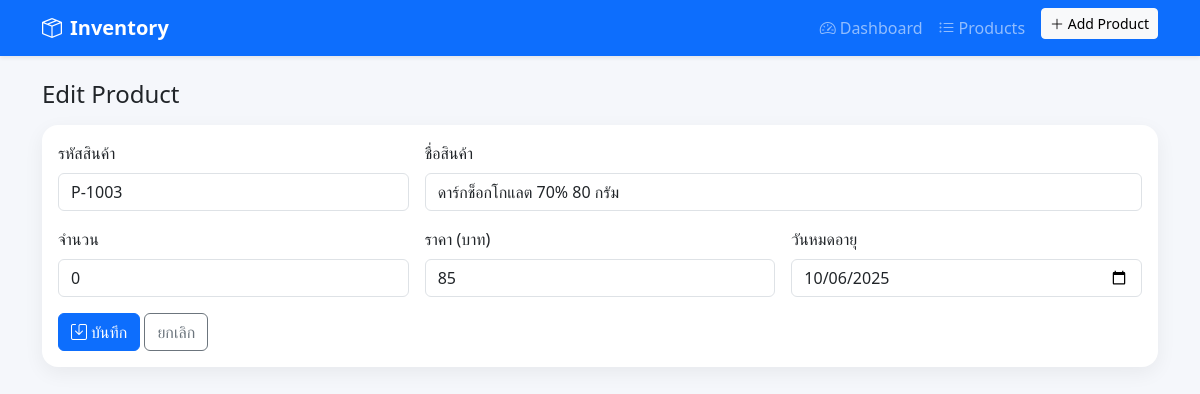
Screenshot of /edit_product.php?id=3 with the database file from the repository.
### tables this page shows
CREATE TABLE IF NOT EXISTS products (
  id INT AUTO_INCREMENT PRIMARY KEY,
  product_code VARCHAR(50) NOT NULL UNIQUE,
  name VARCHAR(255) NOT NULL,
  quantity INT NOT NULL DEFAULT 0,
  price DECIMAL(10,2) NOT NULL,
  expiry_date DATE
);

### src/product_functions.php (called while the page is built, shortened)
<?php
require_once __DIR__ . '/connect_db.php';
function getProductById($id) {
    return getProduct($id);
}
function getProduct($id) {
    global $pdo;
    $stmt = $pdo->prepare("SELECT * FROM products WHERE id = ?");
    $stmt->execute([$id]);
    return $stmt->fetch();
}

### public/edit_product.php (the view, shortened to what this page needs)
<?php
require_once __DIR__ . '/../src/product_functions.php';
$id = (int)($_GET['id'] ?? 0);
$product = getProductById($id);
include __DIR__ . '/../templates/header.php';
?>
<div class="container">
  <h1 class="h4 mb-3">Edit Product</h1>
  <div class="card">
    <div class="card-body">
      <form method="post" class="row g-3">
        <div class="col-md-4">
          <label class="form-label">รหัสสินค้า</label>
          <input name="product_code" class="form-control" value="<?= htmlspecialchars($product['product_code']) ?>" required>
        </div>
        <div class="col-md-8">
          <label class="form-label">ชื่อสินค้า</label>
          <input name="name" class="form-control" value="<?= htmlspecialchars($product['name']) ?>" required>
        </div>
        <div class="col-md-4">
          <label class="form-label">จำนวน</label>
          <input type="number" name="quantity" class="form-control" min="0" value="<?= (int)$product['quantity'] ?>" required>
        </div>
        <div class="col-md-4">
          <label class="form-label">ราคา (บาท)</label>
          <input type="number" step="0.01" name="price" class="form-control" min="0" value="<?= (float)$product['price'] ?>" required>
        </div>
        <div class="col-md-4">
          <label class="form-label">วันหมดอายุ</label>
          <input type="date" name="expiry_date" class="form-control" value="<?= $product['expiry_date'] ?>">
        </div>
        <div class="col-12">
          <button class="btn btn-primary"><i class="bi bi-save me-1"></i>บันทึก</button>
          <a href="products.php" class="btn btn-outline-secondary">ยกเลิก</a>
        </div>
      </form>
    </div>
  </div>
</div>

### public/assets/css/styles.css (style rules this page uses)
:root { --card-radius: 16px; }
body { background-color:#f5f7fb; }
.card { border:0; border-radius:var(--card-radius); box-shadow:0 6px 20px rgba(0,0,0,0.06); }

### rows the page displays
products: product_code "P-1003", name "ดาร์กช็อกโกแลต 70% 80 กรัม", quantity "0", price "85", expiry_date "10/06/2025"
